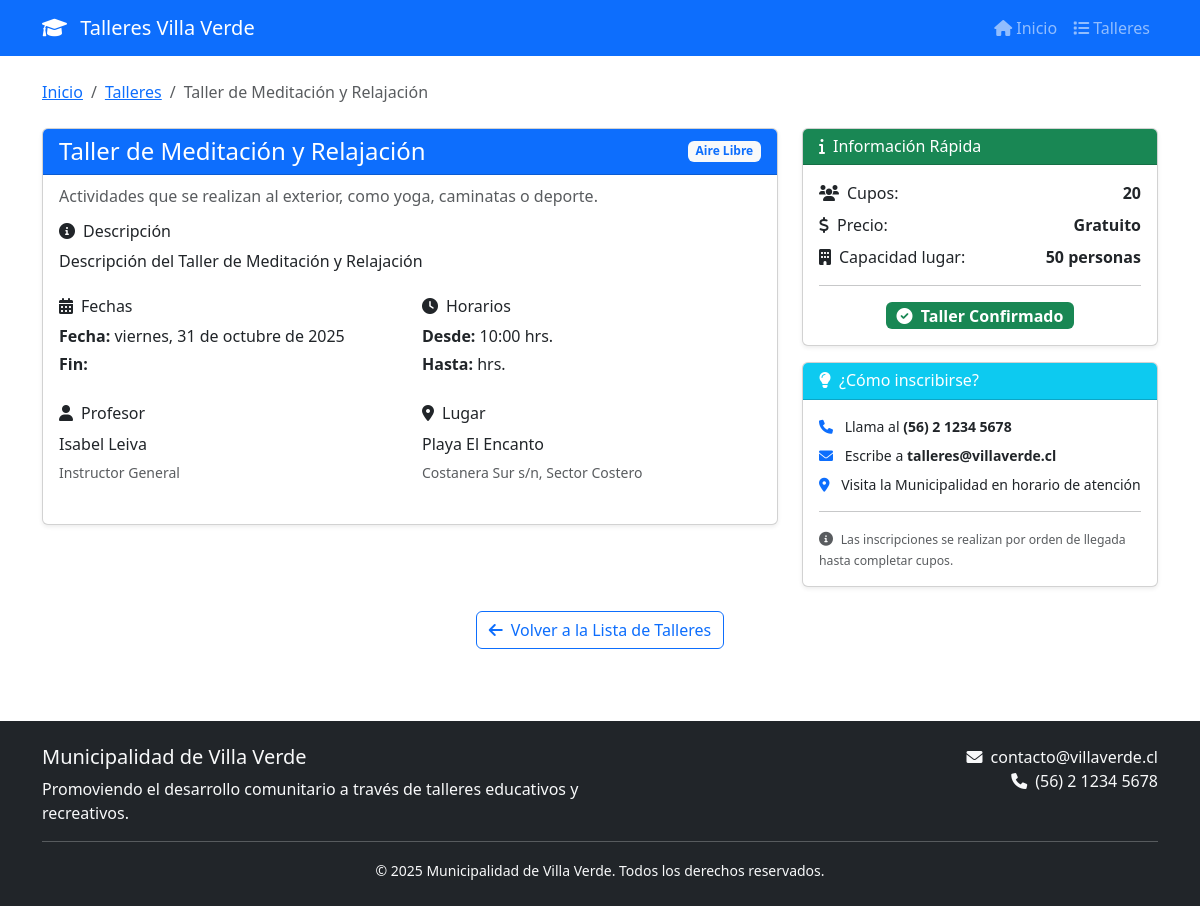
The app's page /talleres/4/ with its own data.
### talleres/models.py (models this page shows, shortened)
class Taller(models.Model):
    ESTADO_CHOICES = [
        ('pendiente', 'Pendiente'),
        ('aceptado', 'Aceptado'),
        ('rechazado', 'Rechazado'),
    ]
    titulo = models.CharField(max_length=200, verbose_name="Título")
    descripcion = models.TextField(blank=True)
    categoria = models.ForeignKey(Categoria, on_delete=models.CASCADE)
    profesor = models.ForeignKey(Profesor, on_delete=models.CASCADE)
    lugar = models.ForeignKey(Lugar, on_delete=models.CASCADE)
    fecha = models.DateField(verbose_name="Fecha del taller")
    hora_inicio = models.TimeField(default='10:00')
    duracion_horas = models.DecimalField(
        max_digits=4,
        decimal_places=1,
        verbose_name="Duración (horas)"
    )
    cupos_maximos = models.PositiveIntegerField(default=20)
    precio = models.DecimalField(max_digits=10, decimal_places=2, default=0)
    estado = models.CharField(
        max_length=10,
        choices=ESTADO_CHOICES,
        default='pendiente'
    )
    observacion = models.TextField(blank=True, null=True, verbose_name="Observaciones")
    creado_por = models.ForeignKey(
        User,
        on_delete=models.CASCADE,
        related_name='talleres_creados'
    )
    fecha_creacion = models.DateTimeField(auto_now_add=True)
    fecha_modificacion = models.DateTimeField(auto_now=True)
    class Meta:
        verbose_name = "Taller"
        verbose_name_plural = "Talleres"
        ordering = ['-fecha_creacion']

class Categoria(models.Model):
    nombre = models.CharField(max_length=100, unique=True)
    descripcion = models.TextField(blank=True)
    activa = models.BooleanField(default=True)
    class Meta:
        verbose_name = "Categoría"
        verbose_name_plural = "Categorías"
        ordering = ['nombre']

class Profesor(models.Model):
    nombre = models.CharField(max_length=100)
    apellido = models.CharField(max_length=100)
    rut = models.CharField(
        max_length=12,
        unique=True,
        validators=[RegexValidator(
            regex=r'^\d{7,8}-[0-9kK]$',
            message='RUT debe tener formato 12345678-9'
        )]
    )
    email = models.EmailField()
    telefono = models.CharField(max_length=15, blank=True)
    especialidad = models.CharField(max_length=200)
    activo = models.BooleanField(default=True)
    class Meta:
        verbose_name = "Profesor"
        verbose_name_plural = "Profesores"
        ordering = ['apellido', 'nombre']
    @property
    def nombre_completo(self):
        return f"{self.nombre} {self.apellido}"

class Lugar(models.Model):
    nombre = models.CharField(max_length=200)
    direccion = models.CharField(max_length=300)
    capacidad_maxima = models.PositiveIntegerField()
    descripcion = models.TextField(blank=True)
    activo = models.BooleanField(default=True)
    class Meta:
        verbose_name = "Lugar"
        verbose_name_plural = "Lugares"
        ordering = ['nombre']

### web/views.py (the view)
# urls.py: path('talleres/<int:taller_id>/', views.detalle_taller, name='detalle_taller'),
def detalle_taller(request, taller_id):
    taller = get_object_or_404(
        Taller.objects.select_related('categoria', 'profesor', 'lugar'),
        id=taller_id,
        estado='aceptado',
        fecha__gte=timezone.now().date()
    )
    context = {
        'taller': taller,
    }
    return render(request, 'web/detalle_taller.html', context)

### templates/web/detalle_taller.html (shortened to what this page needs)
{% extends 'base.html' %}
{% block content %}
<div class="container">
    <nav aria-label="breadcrumb" class="mb-4">
        <ol class="breadcrumb">
            <li class="breadcrumb-item"><a href="{% url 'web:inicio' %}">Inicio</a></li>
            <li class="breadcrumb-item"><a href="{% url 'web:lista_talleres' %}">Talleres</a></li>
            <li class="breadcrumb-item active">{{ taller.titulo }}</li>
        </ol>
    </nav>
    <div class="row">
        <div class="col-md-8">
            <div class="card shadow-sm">
                <div class="card-header bg-primary text-white">
                    <div class="d-flex justify-content-between align-items-center">
                        <h4 class="mb-0">{{ taller.titulo }}</h4>
                        <span class="badge bg-light text-primary">{{ taller.categoria.nombre }}</span>
                    </div>
                </div>
                <div class="card-body">
                    <h6 class="card-subtitle mb-3 text-muted">{{ taller.categoria.descripcion }}</h6>
                    <div class="mb-4">
                        <h6><i class="fas fa-info-circle me-2"></i>Descripción</h6>
                        <p class="text-justify">{{ taller.descripcion }}</p>
                    </div>
                    <div class="row mb-4">
                        <div class="col-md-6">
                            <h6><i class="fas fa-calendar-alt me-2"></i>Fechas</h6>
                            <p class="mb-1">
                                <strong>Fecha:</strong> {{ taller.fecha|date:"l, d \d\e F \d\e Y" }}
                            </p>
                            <p class="mb-1">
                                <strong>Fin:</strong> {{ taller.fecha_fin|date:"l, d \d\e F \d\e Y" }}
                            </p>
                        </div>
                        <div class="col-md-6">
                            <h6><i class="fas fa-clock me-2"></i>Horarios</h6>
                            <p class="mb-1">
                                <strong>Desde:</strong> {{ taller.hora_inicio|time:"H:i" }} hrs.
                            </p>
                            <p class="mb-1">
                                <strong>Hasta:</strong> {{ taller.hora_fin|time:"H:i" }} hrs.
                            </p>
                        </div>
                    </div>
                    <div class="row mb-4">
                        <div class="col-md-6">
                            <h6><i class="fas fa-user me-2"></i>Profesor</h6>
                            <p class="mb-1">{{ taller.profesor.nombre_completo }}</p>
                            <small class="text-muted">{{ taller.profesor.especialidad }}</small>
                        </div>
                        <div class="col-md-6">
                            <h6><i class="fas fa-map-marker-alt me-2"></i>Lugar</h6>
                            <p class="mb-1">{{ taller.lugar.nombre }}</p>
                            <small class="text-muted">{{ taller.lugar.direccion }}</small>
                        </div>
                    </div>
                </div>
            </div>
        </div>
        <div class="col-md-4">
            <div class="card shadow-sm mb-3">
                <div class="card-header bg-success text-white">
                    <h6 class="mb-0"><i class="fas fa-info me-2"></i>Información Rápida</h6>
                </div>
                <div class="card-body">
                    <div class="d-flex justify-content-between mb-2">
                        <span><i class="fas fa-users me-2"></i>Cupos:</span>
                        <strong>{{ taller.cupos_maximos }}</strong>
                    </div>
                    <div class="d-flex justify-content-between mb-2">
                        <span><i class="fas fa-dollar-sign me-2"></i>Precio:</span>
                        <strong>
                            {% if taller.precio > 0 %}
                                ${{ taller.precio|floatformat:0 }}
                            {% else %}
                                Gratuito
                            {% endif %}
                        </strong>
                    </div>
                    <div class="d-flex justify-content-between mb-2">
                        <span><i class="fas fa-building me-2"></i>Capacidad lugar:</span>
                        <strong>{{ taller.lugar.capacidad_maxima }} personas</strong>
                    </div>
                    <hr>
                    <div class="text-center">
                        <span class="badge bg-success fs-6">
                            <i class="fas fa-check-circle me-1"></i>
                            Taller Confirmado
                        </span>
                    </div>
                </div>
            </div>
            <div class="card shadow-sm">
                <div class="card-header bg-info text-white">
                    <h6 class="mb-0"><i class="fas fa-lightbulb me-2"></i>¿Cómo inscribirse?</h6>
                </div>
                <div class="card-body">
                    <div class="small">
                        <p class="mb-2">
                            <i class="fas fa-phone me-2 text-primary"></i>
                            Llama al <strong>(56) 2 1234 5678</strong>
                        </p>
                        <p class="mb-2">
                            <i class="fas fa-envelope me-2 text-primary"></i>
                            Escribe a <strong>talleres@villaverde.cl</strong>
                        </p>
                        <p class="mb-2">
                            <i class="fas fa-map-marker-alt me-2 text-primary"></i>
                            Visita la Municipalidad en horario de atención
                        </p>
                        <hr>
                        <p class="mb-0 text-muted">
                            <i class="fas fa-info-circle me-1"></i>
                            <small>Las inscripciones se realizan por orden de llegada hasta completar cupos.</small>
                        </p>
                    </div>
                </div>
            </div>
        </div>
    </div>
    <div class="row mt-4">
        <div class="col-12">
            <div class="text-center">
                <a href="{% url 'web:lista_talleres' %}" class="btn btn-outline-primary">
                    <i class="fas fa-arrow-left me-2"></i>Volver a la Lista de Talleres
                </a>
            </div>
        </div>
    </div>
</div>
{% endblock %}

### records on screen
Taller: titulo "Taller de Meditación y Relajación", categoria.nombre "Aire Libre", categoria.descripcion "Actividades que se realizan al exterior, como yoga, caminatas o deporte.", descripcion "Descripción del Taller de Meditación y Relajación", fecha "viernes, 31 de octubre de 2025", hora_inicio "10:00", profesor.nombre_completo "Isabel Leiva", profesor.especialidad "Instructor General", lugar.nombre "Playa El Encanto", lugar.direccion "Costanera Sur s/n, Sector Costero", cupos_maximos "20", lugar.capacidad_maxima "50"
